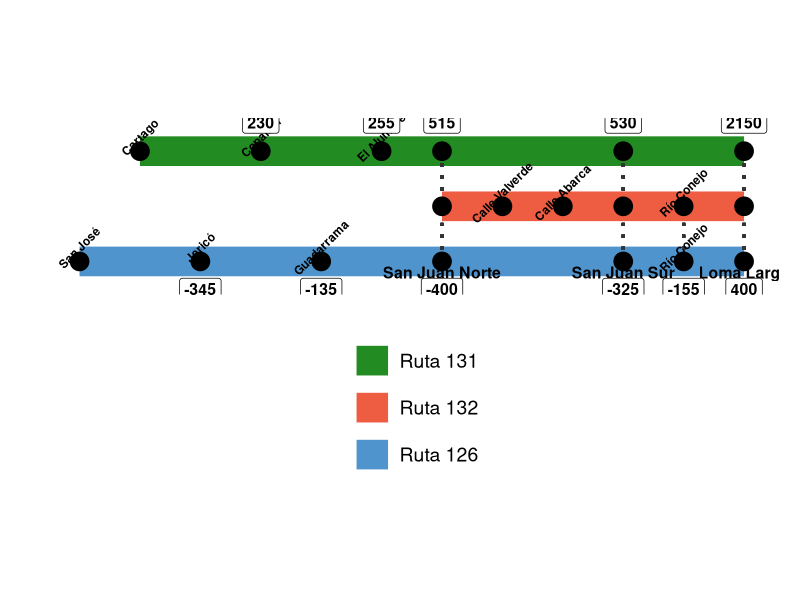

The R script that drew this image:
library(ggplot2)

# DF
datos <- data.frame(origen=c(rep("Ruta 126", 7), rep("Ruta 131", 6), rep("Ruta 132", 6)), 
                    destino=c("San José", "Jericó", "Guadarrama", "San Juan Norte", "San Juan Sur", "Río Conejo", "Loma Larga",
                              "Cartago", "Copalchí", "El Alumbre", "San Juan Norte", "San Juan Sur", "Loma Larga",
                              "San Juan Norte", "Calle Valverde", "Calle Abarca", "San Juan Sur", "Río Conejo", "Loma Larga"),
                    subsidio=c("","-345","-135","-400","-325","-155","400", "", "230", "255", "515", "530", "2150", rep("",6)))

# Levels to factor
datos$destino <- factor(datos$destino, levels = c("San José", "Cartago","Jericó", "Copalchí", "Guadarrama", "El Alumbre", "San Juan Norte",  "Calle Valverde", "Calle Abarca", "San Juan Sur", "Río Conejo", "Loma Larga"))
datos$origen <- factor(datos$origen, levels = c("Ruta 126", "Ruta 132", "Ruta 131"))

# Groups for geom_text
etiqueta1 <- c("San José", "Cartago","Jericó", "Copalchí", "Guadarrama", "El Alumbre", "Calle Valverde", "Calle Abarca", "Río Conejo")
etiqueta2 <- c("San Juan Norte", "San Juan Sur", "Loma Larga")

# group for geom_label
text1 <- c("-345","-135","-400","-325","-155","400")
text2 <- c("230", "255", "515", "530", "2150")

# Plot
ggplot(datos, aes(destino, origen, group=origen)) +
  geom_line(size=10, aes(color=origen)) +
  geom_segment(aes(x=7, xend=7, y= 1, yend=3), size=1, color="grey20", linetype=3) +
  geom_segment(aes(x=10, xend=10, y= 1, yend=3), size=1, color="grey20", linetype=3) +
  geom_segment(aes(x=12, xend=12, y= 1, yend=3), size=1, color="grey20", linetype=3) +
  geom_segment(aes(x=11, xend=11, y= 1, yend=2), size=1, color="grey20", linetype=3) +
  geom_point(size=6) +
  scale_color_manual("", values = c("steelblue3", "tomato2", "forestgreen")) +
  geom_text(data= subset(datos, destino %in% etiqueta1), aes(label=destino), nudge_y = .25, size=3, angle=45, fontface="bold") +
  geom_text(data= subset(datos, destino %in% etiqueta2 & origen== "Ruta 126"), aes(label=destino), nudge_y = -.2, size=4, fontface="bold") +
  geom_label(data= subset(datos, subsidio %in% text1 & origen== "Ruta 126"), aes(label=subsidio), nudge_y = -.5, size=4, fontface="bold") +
  geom_label(data= subset(datos, subsidio %in% text2 & origen== "Ruta 131"), aes(label=subsidio), nudge_y = .52, size=4, fontface="bold") +
  
  labs(x="", y="") +
  theme_minimal() +
  theme(panel.grid = element_blank()) +
  theme(axis.text = element_blank()) +
  theme(legend.text = element_text(size = 14)) +
  theme(legend.position = "bottom") + 
  guides(color = guide_legend(nrow=3, reverse = T)) +
  theme(plot.margin = unit(c(3,.5,3,.5), "cm"))